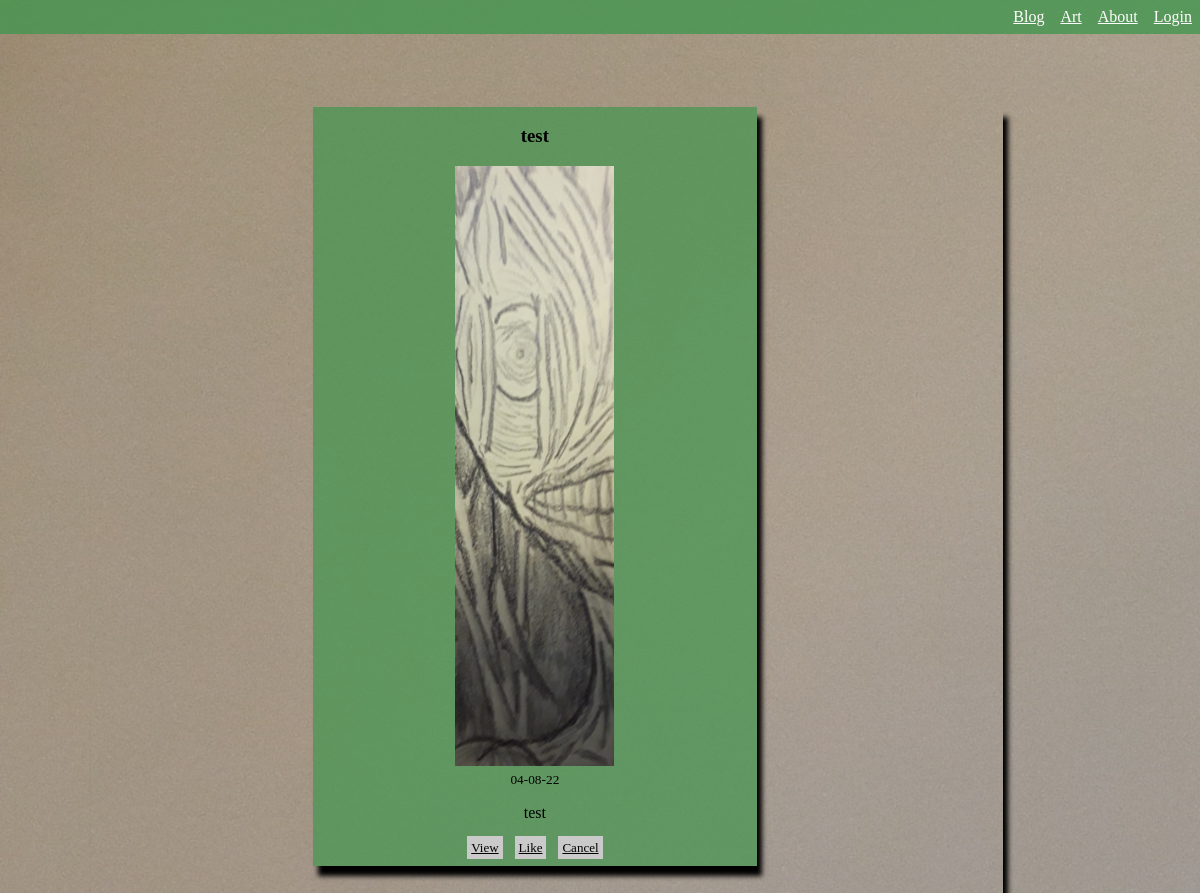
The app's page /posts/view=6 with its own data.
### website/models.py (models this page shows, shortened)
class Post(db.Model):
    id = db.Column(db.Integer, primary_key=True)
    title = db.Column(db.String(150))
    date_posted = db.Column(db.DateTime, nullable=False, default=datetime.utcnow)
    content = db.Column(db.Text, nullable=False)
    adminId = db.Column(db.Integer, db.ForeignKey('admin.id'), nullable=False)
    imageFile = db.Column(db.String(100), nullable = False, default ='default.jpg')

### website/views.py (the view)
@views.route('/posts/view=<int:id>')
def viewPost(id):
    post = Post.query.get(id)
    return render_template('view_post.html', title= post.title, post=post)

### website/templates/view_post.html
{% extends "base.html" %}
{% block content %}
    <body class="home-body" align="center">
                <section class="stickynote-wrapper1" align="center">
                    <div class="stickynote-post">
                            <h3>{{ post.title }}</h3>
                            <img class="stickynote1" src="{{ url_for('static', filename='posted_images/{}'.format(post.imageFile)) }}"><br>
                            <small>{{ post.date_posted.strftime('%m-%d-%y') }}</small>
                            <p>{{ post.content }}</p>
                            {% if current_user.is_authenticated %}
                                <a class="btn-mod1 btn-pad" href="{{ url_for('views.home') }}">Cancel</a>
                                <a class="btn-mod btn-pad" href="{{ url_for('auth.deletePost', id=post.id) }}">Delete</a>
                            {% else %}
                                <a class="btn-mod1 btn-pad" href="#">View</a>
                                <a class="btn-mod1 btn-pad" href="#">Like</a>
                                <a class="btn-mod1 btn-pad" href="{{ url_for('views.home') }}">Cancel</a>
                            {% endif %}
                    </div>
                </section>
    </body>
{% endblock %}

### website/static/styles.css (style rules this page uses)
.home-body { background-image: url('../static/site_images/paper.jpg'); }
.btn-mod1 { background: rgb(202, 202, 202); color: black; padding: 2px; font-size: 13px; padding: 4px; margin: 4px; }
.stickynote-wrapper1 { display: grid; grid-template-columns: repeat(1, auto-fit); grid-gap: 1em; max-width: 75%; margin-left: 25%; margin-bottom: 8%; margin: 7%; box-shadow: 5px 10px 5px; margin-top: 9%; padding-right: 2%; }
.stickynote1 { height: 600px; width: 350px; object-fit: contain; grid-column: repeat(auto-fit); }
.stickynote-post { margin-bottom: 3%; background-color: rgba(68, 150, 79, 0.7); background-size: contain; max-width: 100%; min-height: auto; margin-left: 25%; margin-right: 25%; margin-bottom: 5%; padding-bottom: 10px; box-shadow: 5px 10px 5px; }

### records on screen
Post: title "test", imageFile (picture), date_posted "04-08-22", content "test"
